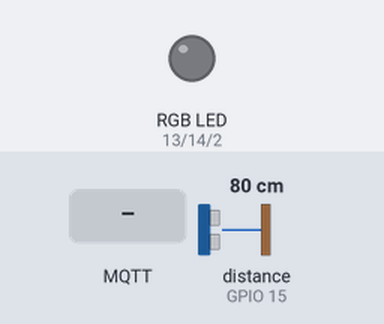
This sketch was run on a simulated ESP32. Shown: an RGB LED mixed from three pins (HIGH = lit). Wiring (inferred from the names in the program): ultrasonic range finder: trigger GPIO 4; echo GPIO 15. Dashed ring = blinking. Inputs (shaded band) come from the test bench; at power-on: distance to the obstacle (sensor on GPIO 15) 80 cm. The echo pulse lasts 58.3 µs per cm; WiFi joins after 1.5 s; servers stay silent unless stated; random numbers use the default seed unless the sketch sets one; no MQTT or app messages arrive unless stated; pins used as bus, display or sensor lines are not drawn; what the sketch prints to the serial monitor is not drawn.

Above: at 2.7 s.
2.8 s: MQTT message "90" arrives on the first subscribed topic
At 2.9 s:
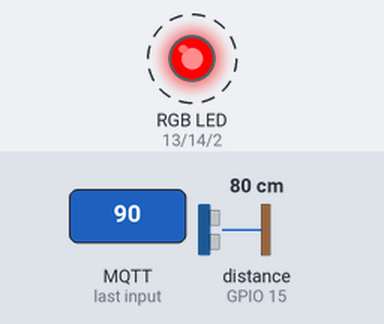
5.8 s: MQTT message "0" arrives on the first subscribed topic
At 6.5 s:
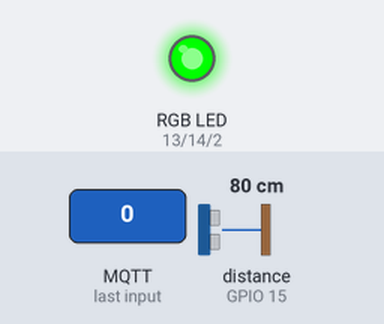
Timing chart, 0 to 8.8 s (numbered marks = the images above; inputs shaded):
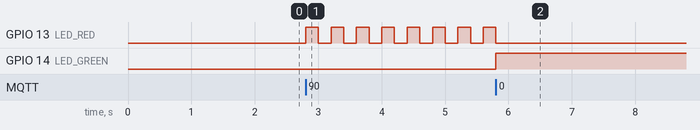

The sketch:

iot-src.ino
```cpp
/*
 * DỰ ÁN: HỆ THỐNG CẢNH BÁO ĐỘNG VẬT NGUY HIỂM (NHÓM 3)
 * CẬP NHẬT: Gửi trạng thái Đèn và Còi lên MQTT
 */

#include <WiFi.h>
#include <PubSubClient.h>

// ================= 1. CẤU HÌNH MẠNG & MQTT =================
const char *ssid = "";
const char *password = "";
const char *mqtt_server = "broker.emqx.io";
const int mqtt_port = 1883;

// Các Topic Pub/Sub
const char *topic_pub_khoangcach = "nhom3_httm/khoangcach";
const char *topic_sub_baodong = "nhom3_httm/mucdo_nguyhiem";
const char *topic_pub_den = "nhom3_httm/baodongden";
const char *topic_pub_coi = "nhom3_httm/baodongcoi"; // TOPIC MỚI CHO CÒI

WiFiClient espClient;
PubSubClient client(espClient);

// ================= 2. CẤU HÌNH CHÂN (PINS) =================
#define TRIG_PIN 4
#define ECHO_PIN 15
#define BUZZER_PIN 12
#define LED_RED 13
#define LED_GREEN 14
#define LED_BLUE 2

const int buzzerFreq = 2000;
const int buzzerResolution = 8;

// ================= 3. BIẾN TOÀN CỤC =================
unsigned long lastMeasureTime = 0;
unsigned long lastBeepTime = 0;
int dangerPercent = 0;
int currentLevel = 0;
int lastLevel = -1;
bool buzzerState = false;
bool lastBuzzerState = false; // Theo dõi trạng thái còi để tránh gửi MQTT trùng lặp

// ================= HÀM ĐIỀU KHIỂN ĐÈN RGB =================
void setRGB(bool r, bool g, bool b) {
  digitalWrite(LED_RED, r);
  digitalWrite(LED_GREEN, g);
  digitalWrite(LED_BLUE, b);
}

// ================= HÀM GỬI TRẠNG THÁI LÊN MQTT =================
void publishStatus() {
  // 1. Gửi trạng thái đèn
  if (currentLevel == 0) client.publish(topic_pub_den, "green");
  else if (currentLevel == 1) client.publish(topic_pub_den, "blue");
  else if (currentLevel == 2) client.publish(topic_pub_den, "purple");
  else if (currentLevel == 3) client.publish(topic_pub_den, "red");

  // 2. Gửi trạng thái còi (Dựa trên buzzerState thực tế)
  if (buzzerState && currentLevel > 0) {
    client.publish(topic_pub_coi, "on");
  } else {
    client.publish(topic_pub_coi, "off");
  }
}

// ================= HÀM KẾT NỐI =================
void setup_wifi() {
  Serial.print("Đang kết nối WiFi: ");
  WiFi.begin(ssid, password);
  while (WiFi.status() != WL_CONNECTED) {
    delay(500);
    Serial.print(".");
  }
  Serial.println("\nWiFi OK!");
}

void reconnect() {
  while (!client.connected()) {
    Serial.print("Đang kết nối MQTT...");
    String clientId = "ESP32_Nhom3_" + String(random(0xffff), HEX);
    if (client.connect(clientId.c_str())) {
      Serial.println(" Thành công!");
      client.subscribe(topic_sub_baodong);
      publishStatus(); // Cập nhật trạng thái ngay khi kết nối
    } else {
      delay(5000);
    }
  }
}

// ================= NHẬN LỆNH TỪ LAPTOP =================
void callback(char *topic, byte *payload, unsigned int length) {
  String message = "";
  for (int i = 0; i < length; i++) message += (char)payload[i];

  dangerPercent = message.toInt();
  if (dangerPercent < 30) currentLevel = 0;
  else if (dangerPercent >= 30 && dangerPercent < 70) currentLevel = 1;
  else if (dangerPercent >= 70 && dangerPercent < 90) currentLevel = 2;
  else currentLevel = 3;

  // Gửi trạng thái đèn ngay khi nhận được mức độ mới
  if (currentLevel != lastLevel) {
    publishStatus();
    lastLevel = currentLevel;
  }
}

// ================= SETUP =================
void setup() {
  Serial.begin(115200);
  pinMode(TRIG_PIN, OUTPUT);
  pinMode(ECHO_PIN, INPUT);
  pinMode(LED_RED, OUTPUT);
  pinMode(LED_GREEN, OUTPUT);
  pinMode(LED_BLUE, OUTPUT);

  ledcAttach(BUZZER_PIN, buzzerFreq, buzzerResolution);
  ledcWrite(BUZZER_PIN, 0);

  setup_wifi();
  client.setServer(mqtt_server, mqtt_port);
  client.setCallback(callback);
}

// ================= VÒNG LẶP CHÍNH =================
void loop() {
  if (!client.connected()) reconnect();
  client.loop();

  unsigned long now = millis();

  // --- TÁC VỤ 1: ĐO KHOẢNG CÁCH (500ms/lần) ---
  if (now - lastMeasureTime >= 500) {
    lastMeasureTime = now;
    digitalWrite(TRIG_PIN, LOW); delayMicroseconds(2);
    digitalWrite(TRIG_PIN, HIGH); delayMicroseconds(10);
    digitalWrite(TRIG_PIN, LOW);
    long duration = pulseIn(ECHO_PIN, HIGH, 30000);
    if (duration > 0) {
      int distance_cm = duration * 0.034 / 2;
      client.publish(topic_pub_khoangcach, String(distance_cm).c_str());
    }
  }

  // --- TÁC VỤ 2: HÚ CÒI & NHÁY ĐÈN ---
  if (currentLevel > 0) {
    int beepInterval = (currentLevel == 3) ? 200 : (currentLevel == 2) ? 500 : 1000;

    if (now - lastBeepTime >= beepInterval) {
      lastBeepTime = now;
      buzzerState = !buzzerState; // Đảo trạng thái còi (on/off)

      // Gửi trạng thái còi lên MQTT mỗi khi nó thay đổi (on <-> off)
      client.publish(topic_pub_coi, buzzerState ? "on" : "off");

      if (buzzerState) {
        if (currentLevel == 1) { setRGB(0, 0, 1); ledcWrite(BUZZER_PIN, 50); }
        else if (currentLevel == 2) { setRGB(1, 0, 1); ledcWrite(BUZZER_PIN, 150); }
        else if (currentLevel == 3) { setRGB(1, 0, 0); ledcWrite(BUZZER_PIN, 255); }
      } else {
        setRGB(0, 0, 0);
        ledcWrite(BUZZER_PIN, 0);
      }
    }
  } else {
    // Trạng thái an toàn
    if (buzzerState != false) { // Chỉ gửi MQTT một lần khi chuyển về an toàn
        buzzerState = false;
        client.publish(topic_pub_coi, "off");
        setRGB(0, 1, 0); // Hiện màu xanh lá
        ledcWrite(BUZZER_PIN, 0);
    }
  }
}
```

Measured:
- after the input at 2.8 s, GPIO 13 (LED_RED): alternates HIGH for 0.20 s and LOW for 0.20 s, starting at once
- after the input at 5.8 s, GPIO 14 (LED_GREEN): LOW → HIGH at once
